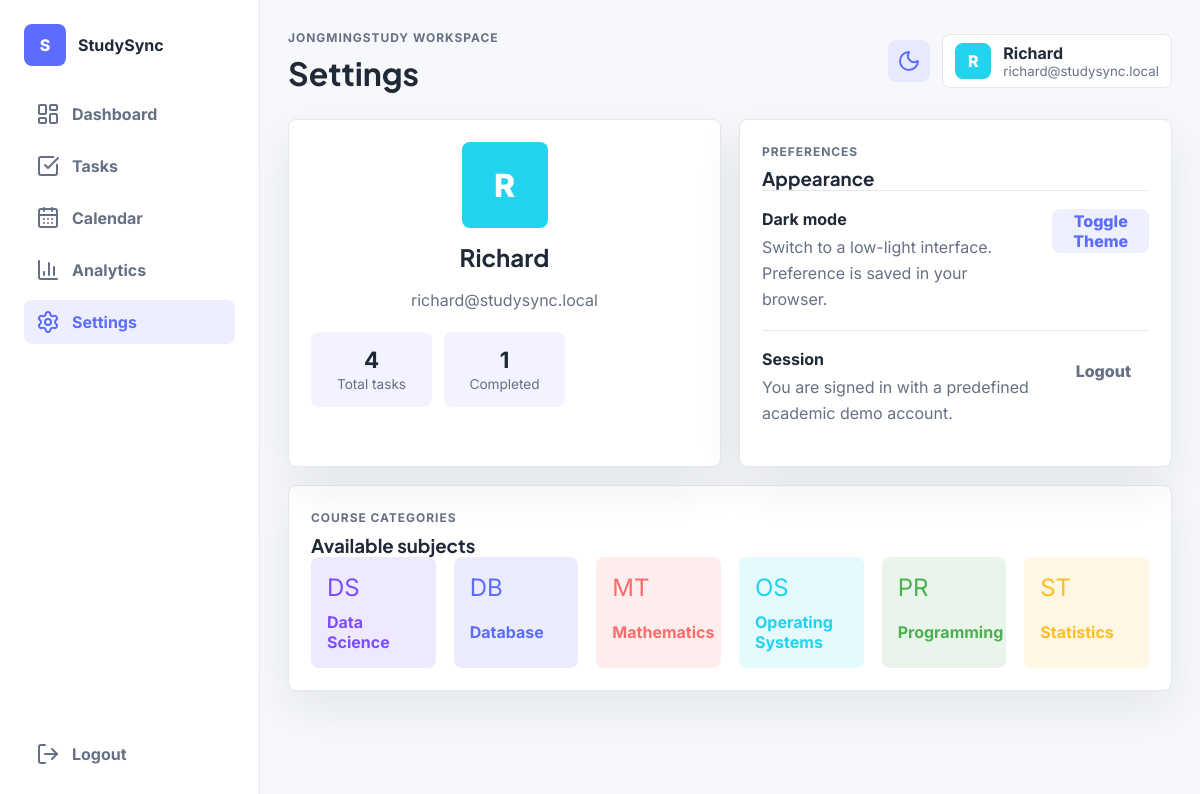
The app's page /settings.php (signed in) with its own data.
### tables this page shows
CREATE TABLE users (
    id INT AUTO_INCREMENT PRIMARY KEY,
    name VARCHAR(50) NOT NULL UNIQUE,
    email VARCHAR(100) NOT NULL UNIQUE,
    password VARCHAR(100) NOT NULL,
    avatar_color VARCHAR(20) NOT NULL,
    created_at TIMESTAMP DEFAULT CURRENT_TIMESTAMP
);

CREATE TABLE categories (
    id INT AUTO_INCREMENT PRIMARY KEY,
    name VARCHAR(80) NOT NULL UNIQUE,
    icon VARCHAR(10) NOT NULL,
    color VARCHAR(20) NOT NULL
);

### includes/helpers.php (called while the page is built, shortened)
<?php
function e(string $value): string
{
    return htmlspecialchars($value, ENT_QUOTES, 'UTF-8');
}
function task_status(array $task): string
{
    if ($task['status'] === 'Completed') {
        return 'Completed';
    }
    return $task['status'];
}
function get_user_tasks(PDO $pdo, int $userId): array
{
    $stmt = $pdo->prepare(
        'SELECT tasks.*, categories.name AS category_name, categories.icon, categories.color
         FROM tasks
         JOIN categories ON tasks.category_id = categories.id
         WHERE tasks.user_id = ?
         ORDER BY tasks.deadline ASC'
    );
    $stmt->execute([$userId]);
    return $stmt->fetchAll();
}
function get_categories(PDO $pdo): array
{
    return $pdo->query('SELECT * FROM categories ORDER BY name')->fetchAll();
}

### includes/auth.php (called while the page is built, shortened)
<?php
require_once __DIR__ . '/db.php';
function is_logged_in(): bool
{
    return isset($_SESSION['user_id']);
}
function current_user(): ?array
{
    global $pdo;
    $stmt = $pdo->prepare('SELECT id, name, email, avatar_color FROM users WHERE id = ?');
    $stmt->execute([$_SESSION['user_id']]);
    return $stmt->fetch() ?: null;
}

### settings.php (the view)
<?php
$pageTitle = 'Settings';
require_once __DIR__ . '/includes/header.php';
$tasks = get_user_tasks($pdo, (int) $user['id']);
$completed = count(array_filter($tasks, fn($task) => task_status($task) === 'Completed'));
?>
<section class="content-grid two-columns">
    <div class="card profile-card-large">
        <div class="profile-avatar" style="background: <?php echo e($user['avatar_color']); ?>"><?php echo e(substr($user['name'], 0, 1)); ?></div>
        <h2><?php echo e($user['name']); ?></h2>
        <p><?php echo e($user['email']); ?></p>
        <div class="stats-row">
            <div><strong><?php echo count($tasks); ?></strong><span>Total tasks</span></div>
            <div><strong><?php echo $completed; ?></strong><span>Completed</span></div>
        </div>
    </div>
    <div class="card settings-card">
        <div class="section-heading">
            <div>
                <p class="eyebrow">Preferences</p>
                <h3>Appearance</h3>
            </div>
        </div>
        <div class="setting-row">
            <div>
                <strong>Dark mode</strong>
                <p>Switch to a low-light interface. Preference is saved in your browser.</p>
            </div>
            <button class="btn btn-secondary" id="settingsThemeToggle" type="button">Toggle Theme</button>
        </div>
        <div class="setting-row">
            <div>
                <strong>Session</strong>
                <p>You are signed in with a predefined academic demo account.</p>
            </div>
            <a class="btn btn-ghost" href="php/logout.php">Logout</a>
        </div>
    </div>
</section>
<section class="card">
    <div class="section-heading">
        <div>
            <p class="eyebrow">Course categories</p>
            <h3>Available subjects</h3>
        </div>
    </div>
    <div class="category-grid">
        <?php foreach (get_categories($pdo) as $category): ?>
            <div class="category-card" style="--tag-color: <?php echo e($category['color']); ?>">
                <span><?php echo e($category['icon']); ?></span>
                <strong><?php echo e($category['name']); ?></strong>
            </div>
        <?php endforeach; ?>
    </div>
</section>
<?php include __DIR__ . '/includes/footer.php'; ?>

### includes/header.php (shortened to what this page needs)
<?php
require_once __DIR__ . '/auth.php';
require_once __DIR__ . '/helpers.php';
$user = current_user();
$pageTitle = $pageTitle ?? 'JONGMINGStudy';
?>
<!DOCTYPE html>
<html lang="en">
<head>
    <link rel="stylesheet" href="css/style.css">
</head>
<body>
    <div class="app-shell">
        <?php include __DIR__ . '/sidebar.php'; ?>
        <main class="main-content">
            <header class="topbar">
                <div>
                    <p class="eyebrow">JONGMINGStudy workspace</p>
                    <h1><?php echo e($pageTitle); ?></h1>
                </div>
                <div class="topbar-actions">
                    <button class="icon-btn" id="themeToggle" type="button" aria-label="Toggle dark mode">
                        <i data-lucide="moon"></i>
                    </button>
                    <div class="profile-chip">
                        <span style="background: <?php echo e($user['avatar_color']); ?>"><?php echo e(substr($user['name'], 0, 1)); ?></span>
                        <div>
                            <strong><?php echo e($user['name']); ?></strong>
                            <small><?php echo e($user['email']); ?></small>
                        </div>
                    </div>
                </div>
            </header>

### css/style.css (style rules this page uses)
:root { --bg: #F6F8FB; --card: #FFFFFF; --primary: #5B6CFF; --accent: #7C4DFF; --text: #1F2937; --muted: #667085; --border: #E5E7EB; --red: #FF6B6B; --green: #4CAF50; --yellow: #FBBF24; --shadow: 0 18px 45px rgba(31, 41, 55, 0.08); }
* { box-sizing: border-box; }
body { margin: 0; min-height: 100vh; background: var(--bg); color: var(--text); font-family: "Inter", sans-serif; }
h1, h2, h3 { margin: 0; font-family: "Plus Jakarta Sans", sans-serif; letter-spacing: 0; }
p { color: var(--muted); line-height: 1.6; }
a { color: inherit; text-decoration: none; }
button, input, select, textarea { font: inherit; }
.login-preview span, .demo-users p, .eyebrow { display: block; margin: 0 0 6px; color: var(--muted); font-size: 0.75rem; font-weight: 700; letter-spacing: 0.08em; text-transform: uppercase; }
.login-card-header, .section-heading, .page-actions, .topbar, .task-card-top, .task-meta, .task-actions, .setting-row { display: flex; align-items: center; justify-content: space-between; gap: 16px; }
.btn, .icon-btn { display: inline-flex; align-items: center; justify-content: center; gap: 8px; border: 0; border-radius: 8px; cursor: pointer; transition: transform 0.18s ease, box-shadow 0.18s ease, background 0.18s ease; }
.btn { min-height: 44px; padding: 0 18px; font-weight: 800; }
.btn-secondary, .btn-light { background: rgba(91, 108, 255, 0.1); color: var(--primary); }
.btn-ghost { background: transparent; color: var(--muted); }
.icon-btn { width: 42px; height: 42px; background: rgba(91, 108, 255, 0.1); color: var(--primary); }
.app-shell { display: grid; grid-template-columns: 260px 1fr; min-height: 100vh; }
.main-content { padding: 28px; }
.topbar { margin-bottom: 26px; }
.topbar h1 { font-size: 2rem; }
.topbar-actions { display: flex; align-items: center; gap: 12px; }
.profile-chip { display: flex; align-items: center; gap: 12px; padding: 8px 12px; border: 1px solid var(--border); border-radius: 8px; background: var(--card); }
.profile-chip span, .profile-avatar { display: grid; place-items: center; color: white; font-weight: 800; }
.profile-chip span { width: 36px; height: 36px; border-radius: 8px; }
.profile-chip small { display: block; color: var(--muted); }
.card, .welcome-card, .metric-card, .task-card { border: 1px solid var(--border); border-radius: 8px; background: var(--card); box-shadow: var(--shadow); }
.card { padding: 22px; }
.content-grid, .stats-grid, .task-board, .category-grid { display: grid; gap: 18px; }
.two-columns { grid-template-columns: repeat(2, minmax(0, 1fr)); margin-bottom: 18px; }
.stats-row { display: grid; grid-template-columns: repeat(3, 1fr); gap: 12px; margin-top: 18px; }
.stats-row div { padding: 14px; border-radius: 8px; background: rgba(91, 108, 255, 0.08); }
.stats-row strong { display: block; font-size: 1.4rem; }
.stats-row span { color: var(--muted); font-size: 0.85rem; }
.profile-card-large { text-align: center; }
.profile-avatar { width: 86px; height: 86px; margin: 0 auto 14px; border-radius: 8px; font-size: 2rem; }
.setting-row { align-items: flex-start; padding: 18px 0; border-top: 1px solid var(--border); }
.setting-row p { margin: 6px 0 0; }
.category-grid { grid-template-columns: repeat(6, minmax(0, 1fr)); }
.category-card { display: grid; gap: 10px; padding: 16px; border-radius: 8px; color: var(--tag-color); background: color-mix(in srgb, var(--tag-color) 12%, transparent); }
.category-card span { font-size: 1.5rem; }

### records on screen
users: name "R", name "Richard", email "richard@studysync.local"
categories: icon "DS", name "Data Science"
categories: icon "DB", name "Database"
categories: icon "MT", name "Mathematics"
categories: icon "OS", name "Operating Systems"
categories: icon "PR", name "Programming"
categories: icon "ST", name "Statistics"

### other values on screen
$item['label'] "Dashboard"
$item['label'] "Tasks"
$item['label'] "Calendar"
$item['label'] "Analytics"
$item['label'] "Settings"
$pageTitle "Settings"
count($tasks) "4"
$completed "1"
